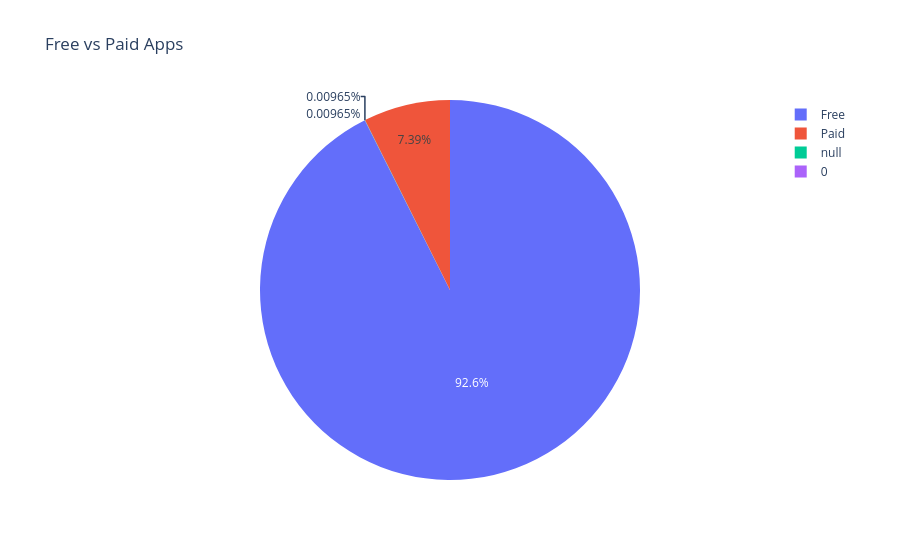

Source (notebook cell):
### Markdown cell above
# Q4 Are most common apps Free or Paid? (UniVariate)

### Code cell
fig = px.pie(
    df,
    names="Type",
    title="Free vs Paid Apps"
)

fig.show()

### Figure 1 — Plotly figure (JSON) as saved in the notebook; plotly's stock layout.template omitted (floating-point values rounded to 4 significant figures; data arrays with more than 128 entries replaced by an {"elided": "..."} marker saying what was removed)
{"data": [{"domain": {"x": [0, 1], "y": [0, 1]}, "hovertemplate": "Type=%{label}<extra></extra>", "labels": {"elided": "10358 str values"}, "legendgroup": "", "name": "", "showlegend": true, "type": "pie"}], "layout": {"legend": {"tracegroupgap": 0}, "title": {"text": "Free vs Paid Apps"}}}
